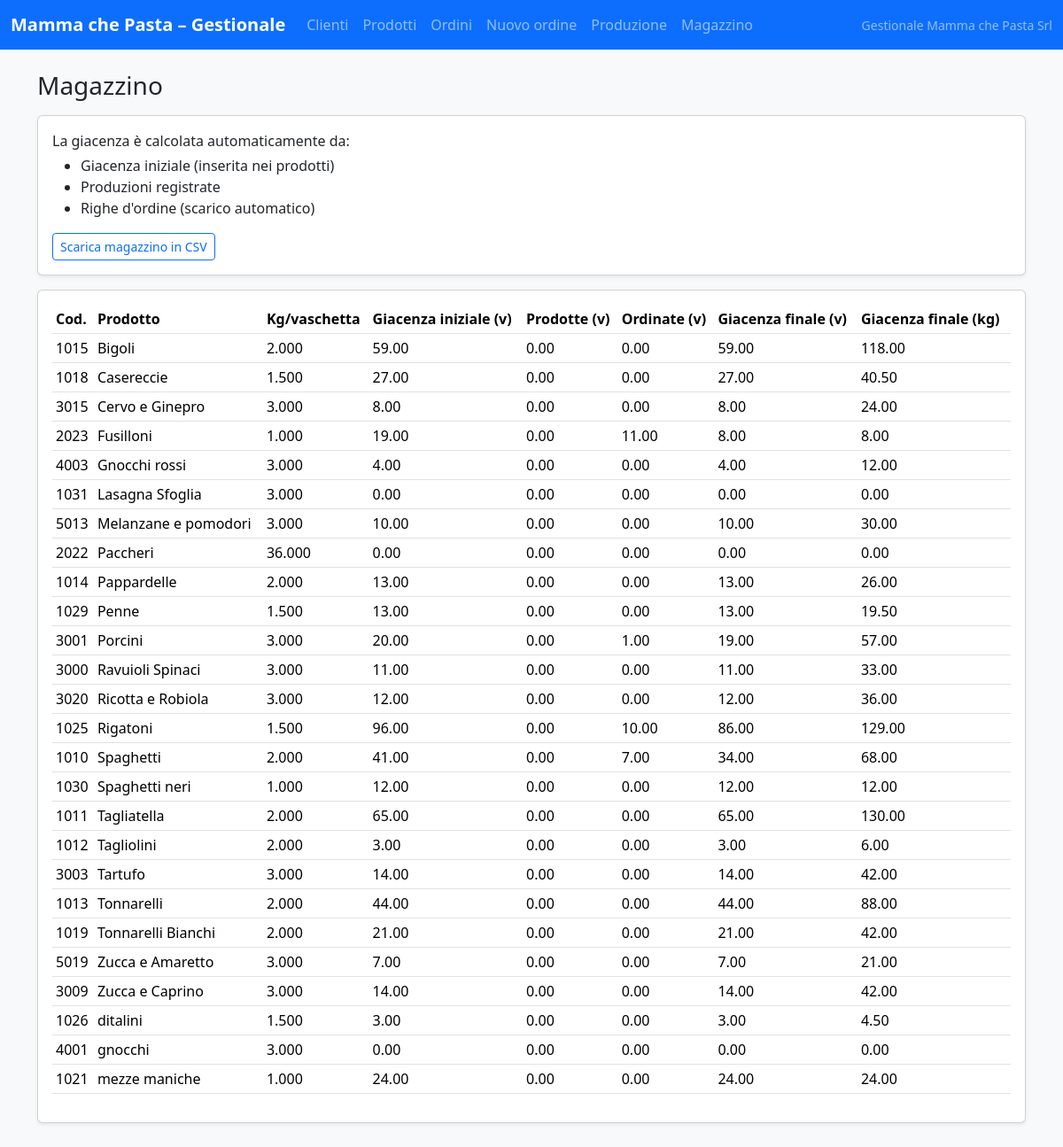
The app's page /magazzino with its own data.
### tables this page shows
CREATE TABLE prodotti (
            id INTEGER PRIMARY KEY AUTOINCREMENT,
            codice TEXT UNIQUE,
            nome TEXT NOT NULL UNIQUE,
            kg_per_vaschetta REAL NOT NULL,
            giacenza_iniziale_vaschette REAL NOT NULL DEFAULT 0
        );

### app.py (the view)
@app.route("/magazzino")
def magazzino():
    return render_template("magazzino.html", magazzino=calcola_magazzino())

### app.py (called while the page is built)
def get_db_connection():
    conn = sqlite3.connect(DB_PATH)
    conn.row_factory = sqlite3.Row
    return conn

### templates/magazzino.html
{% extends "base.html" %}
{% block content %}
<h1 class="h3 mb-3">Magazzino</h1>
<div class="card shadow-sm mb-3">
  <div class="card-body">
    <p class="mb-1">La giacenza è calcolata automaticamente da:</p>
    <ul>
      <li>Giacenza iniziale (inserita nei prodotti)</li>
      <li>Produzioni registrate</li>
      <li>Righe d'ordine (scarico automatico)</li>
    </ul>
    <a href="{{ url_for('export_magazzino') }}" class="btn btn-sm btn-outline-primary">Scarica magazzino in CSV</a>
  </div>
</div>
<div class="card shadow-sm">
  <div class="card-body table-responsive">
    <table class="table table-sm align-middle">
      <thead>
        <tr>
          <th>Cod.</th>
          <th>Prodotto</th>
          <th>Kg/vaschetta</th>
          <th>Giacenza iniziale (v)</th>
          <th>Prodotte (v)</th>
          <th>Ordinate (v)</th>
          <th>Giacenza finale (v)</th>
          <th>Giacenza finale (kg)</th>
        </tr>
      </thead>
      <tbody>
        {% for r in magazzino %}
        <tr>
          <td>{{ r.codice or "" }}</td>
          <td>{{ r.nome }}</td>
          <td>{{ '%.3f'|format(r.kg_per_vaschetta) }}</td>
          <td>{{ '%.2f'|format(r.giacenza_iniziale_v) }}</td>
          <td>{{ '%.2f'|format(r.prodotte_v) }}</td>
          <td>{{ '%.2f'|format(r.ordinate_v) }}</td>
          <td>{{ '%.2f'|format(r.giacenza_finale_v) }}</td>
          <td>{{ '%.2f'|format(r.giacenza_finale_kg) }}</td>
        </tr>
        {% else %}
        <tr>
          <td colspan="8" class="text-center text-muted">Nessun prodotto presente.</td>
        </tr>
        {% endfor %}
      </tbody>
    </table>
  </div>
</div>
{% endblock %}

### records on screen
prodotti: codice "1015", nome "Bigoli", kg_per_vaschetta "2.000", giacenza_iniziale_v "59.00", prodotte_v "0.00", ordinate_v "0.00", giacenza_finale_v "59.00", giacenza_finale_kg "118.00"
prodotti: codice "1018", nome "Casereccie", kg_per_vaschetta "1.500", giacenza_iniziale_v "27.00", prodotte_v "0.00", ordinate_v "0.00", giacenza_finale_v "27.00", giacenza_finale_kg "40.50"
prodotti: codice "3015", nome "Cervo e Ginepro", kg_per_vaschetta "3.000", giacenza_iniziale_v "8.00", prodotte_v "0.00", ordinate_v "0.00", giacenza_finale_v "8.00", giacenza_finale_kg "24.00"
prodotti: codice "2023", nome "Fusilloni", kg_per_vaschetta "1.000", giacenza_iniziale_v "19.00", prodotte_v "0.00", ordinate_v "11.00", giacenza_finale_v "8.00", giacenza_finale_kg "8.00"
prodotti: codice "4003", nome "Gnocchi rossi", kg_per_vaschetta "3.000", giacenza_iniziale_v "4.00", prodotte_v "0.00", ordinate_v "0.00", giacenza_finale_v "4.00", giacenza_finale_kg "12.00"
prodotti: codice "1031", nome "Lasagna Sfoglia", kg_per_vaschetta "3.000", giacenza_iniziale_v "0.00", prodotte_v "0.00", ordinate_v "0.00", giacenza_finale_v "0.00", giacenza_finale_kg "0.00"
prodotti: codice "5013", nome "Melanzane e pomodori", kg_per_vaschetta "3.000", giacenza_iniziale_v "10.00", prodotte_v "0.00", ordinate_v "0.00", giacenza_finale_v "10.00", giacenza_finale_kg "30.00"
prodotti: codice "2022", nome "Paccheri", kg_per_vaschetta "36.000", giacenza_iniziale_v "0.00", prodotte_v "0.00", ordinate_v "0.00", giacenza_finale_v "0.00", giacenza_finale_kg "0.00"
prodotti: codice "1014", nome "Pappardelle", kg_per_vaschetta "2.000", giacenza_iniziale_v "13.00", prodotte_v "0.00", ordinate_v "0.00", giacenza_finale_v "13.00", giacenza_finale_kg "26.00"
prodotti: codice "1029", nome "Penne", kg_per_vaschetta "1.500", giacenza_iniziale_v "13.00", prodotte_v "0.00", ordinate_v "0.00", giacenza_finale_v "13.00", giacenza_finale_kg "19.50"
prodotti: codice "3001", nome "Porcini", kg_per_vaschetta "3.000", giacenza_iniziale_v "20.00", prodotte_v "0.00", ordinate_v "1.00", giacenza_finale_v "19.00", giacenza_finale_kg "57.00"
prodotti: codice "3000", nome "Ravuioli Spinaci", kg_per_vaschetta "3.000", giacenza_iniziale_v "11.00", prodotte_v "0.00", ordinate_v "0.00", giacenza_finale_v "11.00", giacenza_finale_kg "33.00"
prodotti: codice "3020", nome "Ricotta e Robiola", kg_per_vaschetta "3.000", giacenza_iniziale_v "12.00", prodotte_v "0.00", ordinate_v "0.00", giacenza_finale_v "12.00", giacenza_finale_kg "36.00"
prodotti: codice "1025", nome "Rigatoni", kg_per_vaschetta "1.500", giacenza_iniziale_v "96.00", prodotte_v "0.00", ordinate_v "10.00", giacenza_finale_v "86.00", giacenza_finale_kg "129.00"
prodotti: codice "1010", nome "Spaghetti", kg_per_vaschetta "2.000", giacenza_iniziale_v "41.00", prodotte_v "0.00", ordinate_v "7.00", giacenza_finale_v "34.00", giacenza_finale_kg "68.00"
prodotti: codice "1030", nome "Spaghetti neri", kg_per_vaschetta "1.000", giacenza_iniziale_v "12.00", prodotte_v "0.00", ordinate_v "0.00", giacenza_finale_v "12.00", giacenza_finale_kg "12.00"
prodotti: codice "1011", nome "Tagliatella", kg_per_vaschetta "2.000", giacenza_iniziale_v "65.00", prodotte_v "0.00", ordinate_v "0.00", giacenza_finale_v "65.00", giacenza_finale_kg "130.00"
prodotti: codice "1012", nome "Tagliolini", kg_per_vaschetta "2.000", giacenza_iniziale_v "3.00", prodotte_v "0.00", ordinate_v "0.00", giacenza_finale_v "3.00", giacenza_finale_kg "6.00"
prodotti: codice "3003", nome "Tartufo", kg_per_vaschetta "3.000", giacenza_iniziale_v "14.00", prodotte_v "0.00", ordinate_v "0.00", giacenza_finale_v "14.00", giacenza_finale_kg "42.00"
prodotti: codice "1013", nome "Tonnarelli", kg_per_vaschetta "2.000", giacenza_iniziale_v "44.00", prodotte_v "0.00", ordinate_v "0.00", giacenza_finale_v "44.00", giacenza_finale_kg "88.00"
prodotti: codice "1019", nome "Tonnarelli Bianchi", kg_per_vaschetta "2.000", giacenza_iniziale_v "21.00", prodotte_v "0.00", ordinate_v "0.00", giacenza_finale_v "21.00", giacenza_finale_kg "42.00"
prodotti: codice "5019", nome "Zucca e Amaretto", kg_per_vaschetta "3.000", giacenza_iniziale_v "7.00", prodotte_v "0.00", ordinate_v "0.00", giacenza_finale_v "7.00", giacenza_finale_kg "21.00"
prodotti: codice "3009", nome "Zucca e Caprino", kg_per_vaschetta "3.000", giacenza_iniziale_v "14.00", prodotte_v "0.00", ordinate_v "0.00", giacenza_finale_v "14.00", giacenza_finale_kg "42.00"
prodotti: codice "1026", nome "ditalini", kg_per_vaschetta "1.500", giacenza_iniziale_v "3.00", prodotte_v "0.00", ordinate_v "0.00", giacenza_finale_v "3.00", giacenza_finale_kg "4.50"
prodotti: codice "4001", nome "gnocchi", kg_per_vaschetta "3.000", giacenza_iniziale_v "0.00", prodotte_v "0.00", ordinate_v "0.00", giacenza_finale_v "0.00", giacenza_finale_kg "0.00"
prodotti: codice "1021", nome "mezze maniche", kg_per_vaschetta "1.000", giacenza_iniziale_v "24.00", prodotte_v "0.00", ordinate_v "0.00", giacenza_finale_v "24.00", giacenza_finale_kg "24.00"
